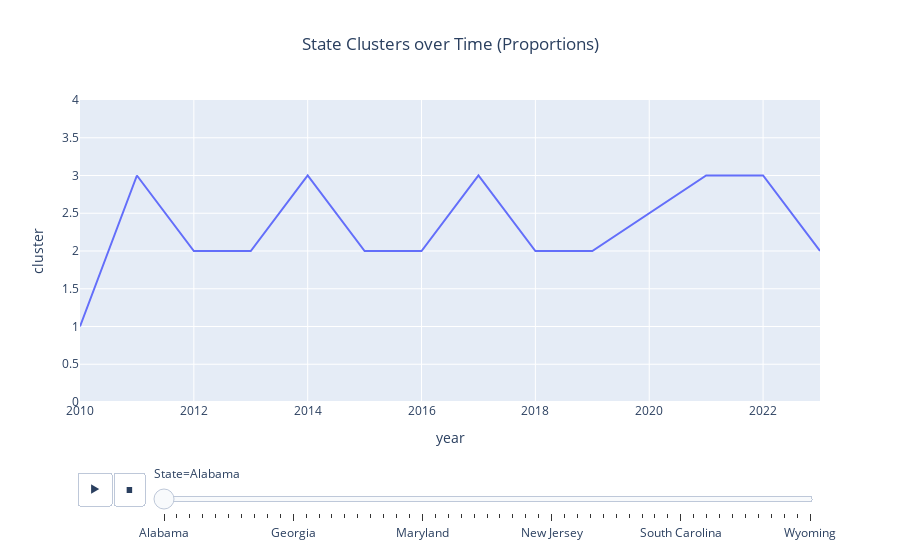

This figure's notebook cell:
### Code cell
fig = px.line(
            clusters_prop_time_series_pca,
            x='year',
            y='cluster',
            title='State Clusters over Time (Proportions)',
            animation_frame='State'
            )

fig.update_traces(marker=dict(size=10, line=dict(width=1, color='DarkSlateGrey')))
fig.update_layout(title_x=0.5)
fig.update_layout(yaxis_range=[0,4])
fig.show()
# use plotly to graph our clustering after PCA

### Figure 1 — Plotly figure (JSON) as saved in the notebook; plotly's stock layout.template omitted (floating-point values rounded to 4 significant figures)
{"data": [{"hovertemplate": "State=Alabama<br>year=%{x}<br>cluster=%{y}<extra></extra>", "legendgroup": "", "line": {"color": "#636efa", "dash": "solid"}, "marker": {"line": {"color": "DarkSlateGrey", "width": 1}, "size": 10, "symbol": "circle"}, "mode": "lines", "name": "", "orientation": "v", "showlegend": false, "type": "scatter", "x": [2010, 2011, 2012, 2013, 2014, 2015, 2016, 2017, 2018, 2019, 2021, 2022, 2023], "xaxis": "x", "y": [1, 3, 2, 2, 3, 2, 2, 3, 2, 2, 3, 3, 2], "yaxis": "y"}], "layout": {"legend": {"tracegroupgap": 0}, "sliders": [{"active": 0, "currentvalue": {"prefix": "State="}, "len": 0.9, "pad": {"b": 10, "t": 60}, "steps": [{"args": [["Alabama"], {"frame": {"duration": 0, "redraw": false}, "fromcurrent": true, "mode": "immediate", "transition": {"duration": 0, "easing": "linear"}}], "label": "Alabama", "method": "animate"}, {"args": [["Alaska"], {"frame": {"duration": 0, "redraw": false}, "fromcurrent": true, "mode": "immediate", "transition": {"duration": 0, "easing": "linear"}}], "label": "Alaska", "method": "animate"}, {"args": [["Arizona"], {"frame": {"duration": 0, "redraw": false}, "fromcurrent": true, "mode": "immediate", "transition": {"duration": 0, "easing": "linear"}}], "label": "Arizona", "method": "animate"}, {"args": [["Arkansas"], {"frame": {"duration": 0, "redraw": false}, "fromcurrent": true, "mode": "immediate", "transition": {"duration": 0, "easing": "linear"}}], "label": "Arkansas", "method": "animate"}, {"args": [["California"], {"frame": {"duration": 0, "redraw": false}, "fromcurrent": true, "mode": "immediate", "transition": {"duration": 0, "easing": "linear"}}], "label": "California", "method": "animate"}, {"args": [["Colorado"], {"frame": {"duration": 0, "redraw": false}, "fromcurrent": true, "mode": "immediate", "transition": {"duration": 0, "easing": "linear"}}], "label": "Colorado", "method": "animate"}, {"args": [["Connecticut"], {"frame": {"duration": 0, "redraw": false}, "fromcurrent": true, "mode": "immediate", "transition": {"duration": 0, "easing": "linear"}}], "label": "Connecticut", "method": "animate"}, {"args": [["Delaware"], {"frame": {"duration": 0, "redraw": false}, "fromcurrent": true, "mode": "immediate", "transition": {"duration": 0, "easing": "linear"}}], "label": "Delaware", "method": "animate"}, {"args": [["District of Columbia "], {"frame": {"duration": 0, "redraw": false}, "fromcurrent": true, "mode": "immediate", "transition": {"duration": 0, "easing": "linear"}}], "label": "District of Columbia ", "method": "animate"}, {"args": [["Florida"], {"frame": {"duration": 0, "redraw": false}, "fromcurrent": true, "mode": "immediate", "transition": {"duration": 0, "easing": "linear"}}], "label": "Florida", "method": "animate"}, {"args": [["Georgia"], {"frame": {"duration": 0, "redraw": false}, "fromcurrent": true, "mode": "immediate", "transition": {"duration": 0, "easing": "linear"}}], "label": "Georgia", "method": "animate"}, {"args": [["Hawaii"], {"frame": {"duration": 0, "redraw": false}, "fromcurrent": true, "mode": "immediate", "transition": {"duration": 0, "easing": "linear"}}], "label": "Hawaii", "method": "animate"}, {"args": [["Idaho"], {"frame": {"duration": 0, "redraw": false}, "fromcurrent": true, "mode": "immediate", "transition": {"duration": 0, "easing": "linear"}}], "label": "Idaho", "method": "animate"}, {"args": [["Illinois"], {"frame": {"duration": 0, "redraw": false}, "fromcurrent": true, "mode": "immediate", "transition": {"duration": 0, "easing": "linear"}}], "label": "Illinois", "method": "animate"}, {"args": [["Indiana"], {"frame": {"duration": 0, "redraw": false}, "fromcurrent": true, "mode": "immediate", "transition": {"duration": 0, "easing": "linear"}}], "label": "Indiana", "method": "animate"}, {"args": [["Iowa"], {"frame": {"duration": 0, "redraw": false}, "fromcurrent": true, "mode": "immediate", "transition": {"duration": 0, "easing": "linear"}}], "label": "Iowa", "method": "animate"}, {"args": [["Kansas"], {"frame": {"duration": 0, "redraw": false}, "fromcurrent": true, "mode": "immediate", "transition": {"duration": 0, "easing": "linear"}}], "label": "Kansas", "method": "animate"}, {"args": [["Kentucky"], {"frame": {"duration": 0, "redraw": false}, "fromcurrent": true, "mode": "immediate", "transition": {"duration": 0, "easing": "linear"}}], "label": "Kentucky", "method": "animate"}, {"args": [["Louisiana"], {"frame": {"duration": 0, "redraw": false}, "fromcurrent": true, "mode": "immediate", "transition": {"duration": 0, "easing": "linear"}}], "label": "Louisiana", "method": "animate"}, {"args": [["Maine"], {"frame": {"duration": 0, "redraw": false}, "fromcurrent": true, "mode": "immediate", "transition": {"duration": 0, "easing": "linear"}}], "label": "Maine", "method": "animate"}, {"args": [["Maryland"], {"frame": {"duration": 0, "redraw": false}, "fromcurrent": true, "mode": "immediate", "transition": {"duration": 0, "easing": "linear"}}], "label": "Maryland", "method": "animate"}, {"args": [["Massachusetts"], {"frame": {"duration": 0, "redraw": false}, "fromcurrent": true, "mode": "immediate", "transition": {"duration": 0, "easing": "linear"}}], "label": "Massachusetts", "method": "animate"}, {"args": [["Michigan"], {"frame": {"duration": 0, "redraw": false}, "fromcurrent": true, "mode": "immediate", "transition": {"duration": 0, "easing": "linear"}}], "label": "Michigan", "method": "animate"}, {"args": [["Minnesota"], {"frame": {"duration": 0, "redraw": false}, "fromcurrent": true, "mode": "immediate", "transition": {"duration": 0, "easing": "linear"}}], "label": "Minnesota", "method": "animate"}, {"args": [["Mississippi"], {"frame": {"duration": 0, "redraw": false}, "fromcurrent": true, "mode": "immediate", "transition": {"duration": 0, "easing": "linear"}}], "label": "Mississippi", "method": "animate"}, {"args": [["Missouri"], {"frame": {"duration": 0, "redraw": false}, "fromcurrent": true, "mode": "immediate", "transition": {"duration": 0, "easing": "linear"}}], "label": "Missouri", "method": "animate"}, {"args": [["Montana"], {"frame": {"duration": 0, "redraw": false}, "fromcurrent": true, "mode": "immediate", "transition": {"duration": 0, "easing": "linear"}}], "label": "Montana", "method": "animate"}, {"args": [["Nebraska"], {"frame": {"duration": 0, "redraw": false}, "fromcurrent": true, "mode": "immediate", "transition": {"duration": 0, "easing": "linear"}}], "label": "Nebraska", "method": "animate"}, {"args": [["Nevada"], {"frame": {"duration": 0, "redraw": false}, "fromcurrent": true, "mode": "immediate", "transition": {"duration": 0, "easing": "linear"}}], "label": "Nevada", "method": "animate"}, {"args": [["New Hampshire"], {"frame": {"duration": 0, "redraw": false}, "fromcurrent": true, "mode": "immediate", "transition": {"duration": 0, "easing": "linear"}}], "label": "New Hampshire", "method": "animate"}, {"args": [["New Jersey"], {"frame": {"duration": 0, "redraw": false}, "fromcurrent": true, "mode": "immediate", "transition": {"duration": 0, "easing": "linear"}}], "label": "New Jersey", "method": "animate"}, {"args": [["New Mexico"], {"frame": {"duration": 0, "redraw": false}, "fromcurrent": true, "mode": "immediate", "transition": {"duration": 0, "easing": "linear"}}], "label": "New Mexico", "method": "animate"}, {"args": [["New York"], {"frame": {"duration": 0, "redraw": false}, "fromcurrent": true, "mode": "immediate", "transition": {"duration": 0, "easing": "linear"}}], "label": "New York", "method": "animate"}, {"args": [["North Carolina"], {"frame": {"duration": 0, "redraw": false}, "fromcurrent": true, "mode": "immediate", "transition": {"duration": 0, "easing": "linear"}}], "label": "North Carolina", "method": "animate"}, {"args": [["North Dakota"], {"frame": {"duration": 0, "redraw": false}, "fromcurrent": true, "mode": "immediate", "transition": {"duration": 0, "easing": "linear"}}], "label": "North Dakota", "method": "animate"}, {"args": [["Ohio"], {"frame": {"duration": 0, "redraw": false}, "fromcurrent": true, "mode": "immediate", "transition": {"duration": 0, "easing": "linear"}}], "label": "Ohio", "method": "animate"}, {"args": [["Oklahoma"], {"frame": {"duration": 0, "redraw": false}, "fromcurrent": true, "mode": "immediate", "transition": {"duration": 0, "easing": "linear"}}], "label": "Oklahoma", "method": "animate"}, {"args": [["Oregon"], {"frame": {"duration": 0, "redraw": false}, "fromcurrent": true, "mode": "immediate", "transition": {"duration": 0, "easing": "linear"}}], "label": "Oregon", "method": "animate"}, {"args": [["Pennsylvania"], {"frame": {"duration": 0, "redraw": false}, "fromcurrent": true, "mode": "immediate", "transition": {"duration": 0, "easing": "linear"}}], "label": "Pennsylvania", "method": "animate"}, {"args": [["Rhode Island"], {"frame": {"duration": 0, "redraw": false}, "fromcurrent": true, "mode": "immediate", "transition": {"duration": 0, "easing": "linear"}}], "label": "Rhode Island", "method": "animate"}, {"args": [["South Carolina"], {"frame": {"duration": 0, "redraw": false}, "fromcurrent": true, "mode": "immediate", "transition": {"duration": 0, "easing": "linear"}}], "label": "South Carolina", "method": "animate"}, {"args": [["South Dakota"], {"frame": {"duration": 0, "redraw": false}, "fromcurrent": true, "mode": "immediate", "transition": {"duration": 0, "easing": "linear"}}], "label": "South Dakota", "method": "animate"}, {"args": [["Tennessee"], {"frame": {"duration": 0, "redraw": false}, "fromcurrent": true, "mode": "immediate", "transition": {"duration": 0, "easing": "linear"}}], "label": "Tennessee", "method": "animate"}, {"args": [["Texas"], {"frame": {"duration": 0, "redraw": false}, "fromcurrent": true, "mode": "immediate", "transition": {"duration": 0, "easing": "linear"}}], "label": "Texas", "method": "animate"}, {"args": [["Utah"], {"frame": {"duration": 0, "redraw": false}, "fromcurrent": true, "mode": "immediate", "transition": {"duration": 0, "easing": "linear"}}], "label": "Utah", "method": "animate"}, {"args": [["Vermont"], {"frame": {"duration": 0, "redraw": false}, "fromcurrent": true, "mode": "immediate", "transition": {"duration": 0, "easing": "linear"}}], "label": "Vermont", "method": "animate"}, {"args": [["Virginia"], {"frame": {"duration": 0, "redraw": false}, "fromcurrent": true, "mode": "immediate", "transition": {"duration": 0, "easing": "linear"}}], "label": "Virginia", "method": "animate"}, {"args": [["Washington"], {"frame": {"duration": 0, "redraw": false}, "fromcurrent": true, "mode": "immediate", "transition": {"duration": 0, "easing": "linear"}}], "label": "Washington", "method": "animate"}, {"args": [["West Virginia"], {"frame": {"duration": 0, "redraw": false}, "fromcurrent": true, "mode": "immediate", "transition": {"duration": 0, "easing": "linear"}}], "label": "West Virginia", "method": "animate"}, {"args": [["Wisconsin"], {"frame": {"duration": 0, "redraw": false}, "fromcurrent": true, "mode": "immediate", "transition": {"duration": 0, "easing": "linear"}}], "label": "Wisconsin", "method": "animate"}, {"args": [["Wyoming"], {"frame": {"duration": 0, "redraw": false}, "fromcurrent": true, "mode": "immediate", "transition": {"duration": 0, "easing": "linear"}}], "label": "Wyoming", "method": "animate"}], "x": 0.1, "xanchor": "left", "y": 0, "yanchor": "top"}], "title": {"text": "State Clusters over Time (Proportions)", "x": 0.5}, "updatemenus": [{"buttons": [{"args": [null, {"frame": {"duration": 500, "redraw": false}, "fromcurrent": true, "mode": "immediate", "transition": {"duration": 500, "easing": "linear"}}], "label": "&#9654;", "method": "animate"}, {"args": [[null], {"frame": {"duration": 0, "redraw": false}, "fromcurrent": true, "mode": "immediate", "transition": {"duration": 0, "easing": "linear"}}], "label": "&#9724;", "method": "animate"}], "direction": "left", "pad": {"r": 10, "t": 70}, "showactive": false, "type": "buttons", "x": 0.1, "xanchor": "right", "y": 0, "yanchor": "top"}], "xaxis": {"anchor": "y", "domain": [0, 1], "title": {"text": "year"}}, "yaxis": {"anchor": "x", "domain": [0, 1], "range": [0, 4], "title": {"text": "cluster"}}}}
